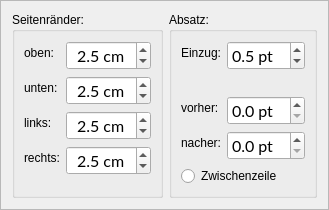
                <widget class="QFrame" name="frame">
                 <property name="sizePolicy">
                  <sizepolicy hsizetype="Expanding" vsizetype="Expanding">
                   <horstretch>0</horstretch>
                   <verstretch>0</verstretch>
                  </sizepolicy>
                 </property>
                 <property name="frameShape">
                  <enum>QFrame::Shape::StyledPanel</enum>
                 </property>
                 <property name="frameShadow">
                  <enum>QFrame::Shadow::Raised</enum>
                 </property>
                 <layout class="QHBoxLayout" name="horizontalLayout_3">
                  <item>
                   <widget class="QGroupBox" name="groupBox">
                    <property name="sizePolicy">
                     <sizepolicy hsizetype="Expanding" vsizetype="Expanding">
                      <horstretch>0</horstretch>
                      <verstretch>0</verstretch>
                     </sizepolicy>
                    </property>
                    <property name="title">
                     <string>Seitenränder:</string>
                    </property>
                    <layout class="QFormLayout" name="formLayout_7">
                     <item row="0" column="0">
                      <widget class="QLabel" name="label_6">
                       <property name="text">
                        <string>oben:</string>
                       </property>
                      </widget>
                     </item>
                     <item row="0" column="1">
                      <widget class="QDoubleSpinBox" name="doubleSpinBox">
                       <property name="sizePolicy">
                        <sizepolicy hsizetype="Maximum" vsizetype="Maximum">
                         <horstretch>0</horstretch>
                         <verstretch>0</verstretch>
                        </sizepolicy>
                       </property>
                       <property name="font">
                        <font>
                         <family>Lato</family>
                         <pointsize>12</pointsize>
                         <bold>false</bold>
                         <stylestrategy>PreferAntialias</stylestrategy>
                         <kerning>true</kerning>
                        </font>
                       </property>
                       <property name="alignment">
                        <set>Qt::AlignmentFlag::AlignCenter</set>
                       </property>
                       <property name="suffix">
                        <string> cm</string>
                       </property>
                       <property name="decimals">
                        <number>1</number>
                       </property>
                       <property name="maximum">
                        <double>10.000000000000000</double>
                       </property>
                       <property name="singleStep">
                        <double>0.100000000000000</double>
                       </property>
                       <property name="value">
                        <double>2.500000000000000</double>
                       </property>
                      </widget>
                     </item>
                     <item row="1" column="0">
                      <widget class="QLabel" name="label_10">
                       <property name="text">
                        <string>unten:</string>
                       </property>
                      </widget>
                     </item>
                     <item row="1" column="1">
                      <widget class="QDoubleSpinBox" name="doubleSpinBox_2">
                       <property name="sizePolicy">
                        <sizepolicy hsizetype="Maximum" vsizetype="Maximum">
                         <horstretch>0</horstretch>
                         <verstretch>0</verstretch>
                        </sizepolicy>
                       </property>
                       <property name="font">
                        <font>
                         <family>Lato</family>
                         <pointsize>12</pointsize>
                         <bold>false</bold>
                         <stylestrategy>PreferAntialias</stylestrategy>
                         <kerning>true</kerning>
                        </font>
                       </property>
                       <property name="alignment">
                        <set>Qt::AlignmentFlag::AlignCenter</set>
                       </property>
                       <property name="suffix">
                        <string> cm</string>
                       </property>
                       <property name="decimals">
                        <number>1</number>
                       </property>
                       <property name="maximum">
                        <double>10.000000000000000</double>
                       </property>
                       <property name="singleStep">
                        <double>0.100000000000000</double>
                       </property>
                       <property name="value">
                        <double>2.500000000000000</double>
                       </property>
                      </widget>
                     </item>
                     <item row="2" column="0">
                      <widget class="QLabel" name="label_12">
                       <property name="text">
                        <string>links:</string>
                       </property>
                      </widget>
                     </item>
                     <item row="2" column="1">
                      <widget class="QDoubleSpinBox" name="doubleSpinBox_3">
                       <property name="sizePolicy">
                        <sizepolicy hsizetype="Maximum" vsizetype="Maximum">
                         <horstretch>0</horstretch>
                         <verstretch>0</verstretch>
                        </sizepolicy>
                       </property>
                       <property name="font">
                        <font>
                         <family>Lato</family>
                         <pointsize>12</pointsize>
                         <bold>false</bold>
                         <stylestrategy>PreferAntialias</stylestrategy>
                         <kerning>true</kerning>
                        </font>
                       </property>
                       <property name="alignment">
                        <set>Qt::AlignmentFlag::AlignCenter</set>
                       </property>
                       <property name="suffix">
                        <string> cm</string>
                       </property>
                       <property name="decimals">
                        <number>1</number>
                       </property>
                       <property name="maximum">
                        <double>10.000000000000000</double>
                       </property>
                       <property name="singleStep">
                        <double>0.100000000000000</double>
                       </property>
                       <property name="value">
                        <double>2.500000000000000</double>
                       </property>
                      </widget>
                     </item>
                     <item row="3" column="0">
                      <widget class="QLabel" name="label_14">
                       <property name="text">
                        <string>rechts:</string>
                       </property>
                      </widget>
                     </item>
                     <item row="3" column="1">
                      <widget class="QDoubleSpinBox" name="doubleSpinBox_4">
                       <property name="sizePolicy">
                        <sizepolicy hsizetype="Maximum" vsizetype="Maximum">
                         <horstretch>0</horstretch>
                         <verstretch>0</verstretch>
                        </sizepolicy>
                       </property>
                       <property name="font">
                        <font>
                         <family>Lato</family>
                         <pointsize>12</pointsize>
                         <bold>false</bold>
                         <stylestrategy>PreferAntialias</stylestrategy>
                         <kerning>true</kerning>
                        </font>
                       </property>
                       <property name="alignment">
                        <set>Qt::AlignmentFlag::AlignCenter</set>
                       </property>
                       <property name="suffix">
                        <string> cm</string>
                       </property>
                       <property name="decimals">
                        <number>1</number>
                       </property>
                       <property name="maximum">
                        <double>10.000000000000000</double>
                       </property>
                       <property name="singleStep">
                        <double>0.100000000000000</double>
                       </property>
                       <property name="value">
                        <double>2.500000000000000</double>
                       </property>
                      </widget>
                     </item>
                    </layout>
                   </widget>
                  </item>
                  <item>
                   <widget class="QGroupBox" name="groupBox_3">
                    <property name="sizePolicy">
                     <sizepolicy hsizetype="Expanding" vsizetype="Expanding">
                      <horstretch>0</horstretch>
                      <verstretch>0</verstretch>
                     </sizepolicy>
                    </property>
                    <property name="title">
                     <string>Absatz:</string>
                    </property>
                    <layout class="QFormLayout" name="formLayout_8">
                     <item row="0" column="0">
                      <widget class="QLabel" name="label_19">
                       <property name="text">
                        <string>Einzug:</string>
                       </property>
                      </widget>
                     </item>
                     <item row="0" column="1">
                      <widget class="QDoubleSpinBox" name="doubleSpinBox_7">
                       <property name="font">
                        <font>
                         <family>Lato</family>
                         <pointsize>12</pointsize>
                         <bold>false</bold>
                         <stylestrategy>PreferAntialias</stylestrategy>
                         <kerning>true</kerning>
                        </font>
                       </property>
                       <property name="suffix">
                        <string> pt</string>
                       </property>
                       <property name="decimals">
                        <number>1</number>
                       </property>
                       <property name="maximum">
                        <double>10.000000000000000</double>
                       </property>
                       <property name="singleStep">
                        <double>0.100000000000000</double>
                       </property>
                       <property name="value">
                        <double>0.500000000000000</double>
                       </property>
                      </widget>
                     </item>
                     <item row="1" column="1">
                      <widget class="QLabel" name="label_20">
                       <property name="text">
                        <string/>
                       </property>
                      </widget>
                     </item>
                     <item row="2" column="0">
                      <widget class="QLabel" name="label_21">
                       <property name="text">
                        <string>vorher:</string>
                       </property>
                      </widget>
                     </item>
                     <item row="2" column="1">
                      <widget class="QDoubleSpinBox" name="doubleSpinBox_6">
                       <property name="font">
                        <font>
                         <family>Lato</family>
                         <pointsize>12</pointsize>
                         <bold>false</bold>
                         <stylestrategy>PreferAntialias</stylestrategy>
                         <kerning>true</kerning>
                        </font>
                       </property>
                       <property name="suffix">
                        <string> pt</string>
                       </property>
                       <property name="decimals">
                        <number>1</number>
                       </property>
                       <property name="maximum">
                        <double>10.000000000000000</double>
                       </property>
                       <property name="singleStep">
                        <double>0.100000000000000</double>
                       </property>
                       <property name="value">
                        <double>0.000000000000000</double>
                       </property>
                      </widget>
                     </item>
                     <item row="3" column="0">
                      <widget class="QLabel" name="label_16">
                       <property name="text">
                        <string>nacher:</string>
                       </property>
                      </widget>
                     </item>
                     <item row="3" column="1">
                      <widget class="QDoubleSpinBox" name="doubleSpinBox_8">
                       <property name="font">
                        <font>
                         <family>Lato</family>
                         <pointsize>12</pointsize>
                         <bold>false</bold>
                         <stylestrategy>PreferAntialias</stylestrategy>
                         <kerning>true</kerning>
                        </font>
                       </property>
                       <property name="suffix">
                        <string> pt</string>
                       </property>
                       <property name="decimals">
                        <number>1</number>
                       </property>
                       <property name="maximum">
                        <double>10.000000000000000</double>
                       </property>
                       <property name="singleStep">
                        <double>0.100000000000000</double>
                       </property>
                       <property name="value">
                        <double>0.000000000000000</double>
                       </property>
                      </widget>
                     </item>
                     <item row="4" column="0" colspan="2">
                      <widget class="QRadioButton" name="radioButton">
                       <property name="text">
                        <string>Zwischenzeile</string>
                       </property>
                      </widget>
                     </item>
                    </layout>
                   </widget>
                  </item>
                 </layout>
                </widget>
